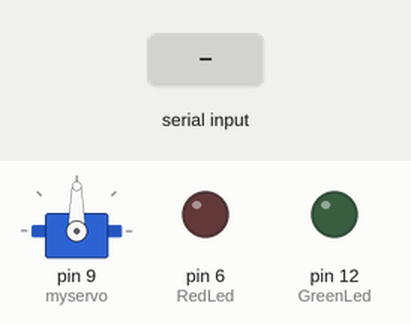
Simulated run of this sketch. Board: Arduino Uno, built with avr-gcc and run on an emulated ATmega328P. Shown: servo, output pins drawn as LEDs (lit = HIGH). The test bench sets the inputs (shaded band).

Above: at 1.2 s.
1.3 s: "Red\n" received over Serial
At 2.0 s:
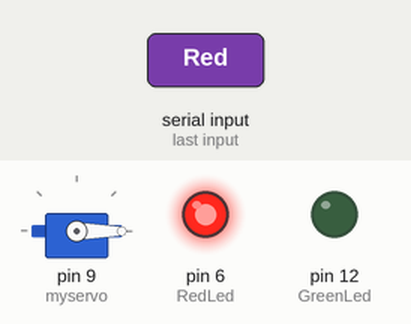
2.8 s: "Green\n" received over Serial
At 3.2 s:
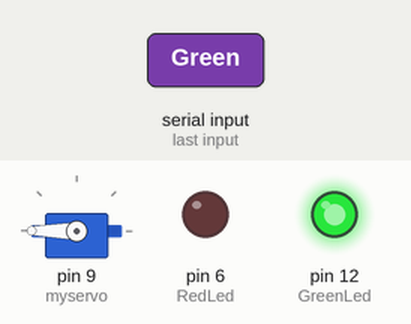
4.3 s: "1\n" received over Serial
At 5.4 s:
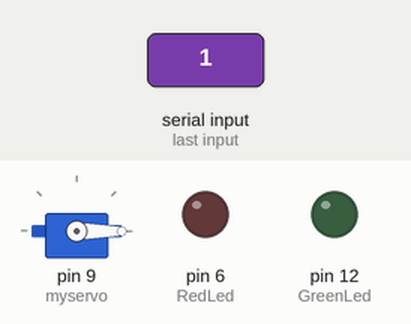
Timing chart, 0 to 7.3 s (numbered marks = the images above; inputs shaded):
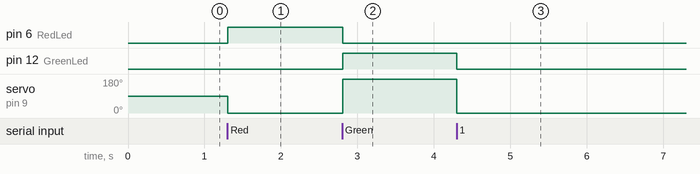

Measured:
- after the input at 1.3 s, pin 6 (RedLed): LOW → HIGH at once; servo on pin 9 (myservo): 90° → 0° at once
- after the input at 2.8 s, pin 6 (RedLed): HIGH → LOW at once; pin 12 (GreenLed): LOW → HIGH at once; servo on pin 9 (myservo): 0° → 180° at once
- after the input at 4.3 s, pin 12 (GreenLed): HIGH → LOW at once; servo on pin 9 (myservo): 180° → 0° at once

The sketch:

Project2.ino
```cpp
#include <Servo.h>
Servo myservo;  // create servo object to control a servo
// twelve servo objects can be created on most boards
int GreenLed = 12;
int RedLed = 6;
int servoPos = 180; // Start at 90 degrees

void setup() {
  Serial.begin(9600);
  myservo.attach(9);
  pinMode(GreenLed, OUTPUT);
  pinMode(RedLed, OUTPUT);
}
void loop() {
  if (Serial.available() > 0) {
    String msg = Serial.readStringUntil('\n');
    msg.trim(); // Remove whitespace and newline characters

    if (msg == "Red") { // Human detected
      digitalWrite(RedLed, HIGH);
      digitalWrite(GreenLed, LOW);
      servoPos = 0; // Move 90° clockwise
      myservo.write(servoPos);

    } else if (msg == "Green") { // Dog detected
      digitalWrite(GreenLed, HIGH);
      digitalWrite(RedLed, LOW);
      servoPos = 180; // Move 90° counterclockwise
      myservo.write(servoPos);


    } else { // No input (blank) - treat like "Red"
      digitalWrite(GreenLed, LOW);
      digitalWrite(RedLed, LOW);

      servoPos = 0; // Move 90° clockwise
      myservo.write(servoPos);
    }
  }
}
```
